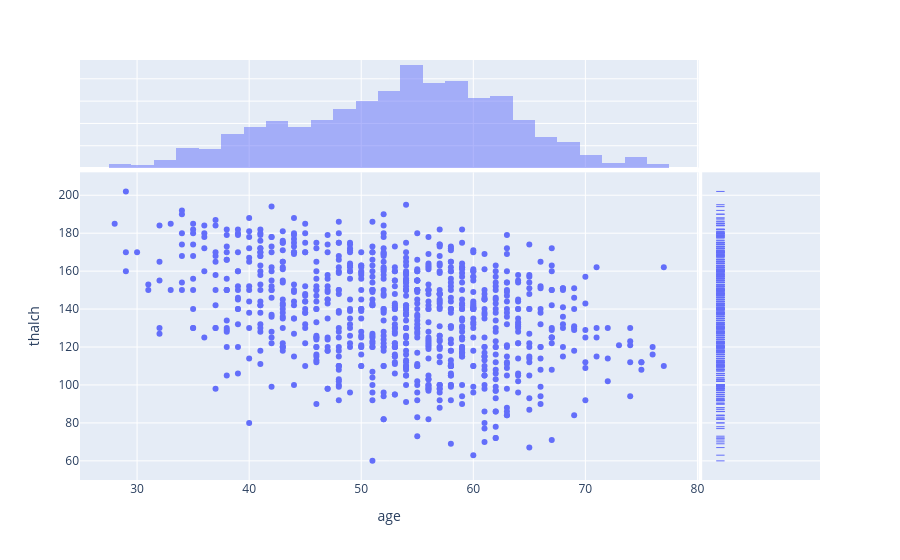

The notebook cell saved with this chart:
### Code cell
fig = px.scatter(df, x='age', y='thalch', marginal_x='histogram', marginal_y='rug').show()

### Figure 1 — Plotly figure (JSON) as saved in the notebook; plotly's stock layout.template omitted (floating-point values rounded to 4 significant figures; data arrays with more than 128 entries replaced by an {"elided": "..."} marker saying what was removed)
{"data": [{"hovertemplate": "age=%{x}<br>thalch=%{y}<extra></extra>", "legendgroup": "", "marker": {"color": "#636efa", "symbol": "circle"}, "mode": "markers", "name": "", "orientation": "v", "showlegend": false, "type": "scatter", "x": {"elided": "920 int values"}, "xaxis": "x", "y": {"elided": "920 float values"}, "yaxis": "y"}, {"bingroup": "x", "hovertemplate": "age=%{x}<br>count=%{y}<extra></extra>", "legendgroup": "", "marker": {"color": "#636efa"}, "name": "", "opacity": 0.5, "showlegend": false, "type": "histogram", "x": {"elided": "920 int values"}, "xaxis": "x3", "yaxis": "y3"}, {"boxpoints": "all", "fillcolor": "rgba(255,255,255,0)", "hoveron": "points", "hovertemplate": "thalch=%{y}<extra></extra>", "jitter": 0, "legendgroup": "", "line": {"color": "rgba(255,255,255,0)"}, "marker": {"color": "#636efa", "symbol": "line-ew-open"}, "name": "", "showlegend": false, "type": "box", "xaxis": "x2", "y": {"elided": "920 float values"}, "yaxis": "y2"}], "layout": {"barmode": "overlay", "legend": {"tracegroupgap": 0}, "margin": {"t": 60}, "xaxis": {"anchor": "y", "domain": [0, 0.8358], "title": {"text": "age"}}, "xaxis2": {"anchor": "y2", "domain": [0.8408, 1], "matches": "x2", "showgrid": false, "showline": false, "showticklabels": false, "ticks": ""}, "xaxis3": {"anchor": "y3", "domain": [0, 0.8358], "matches": "x", "showgrid": true, "showticklabels": false}, "xaxis4": {"anchor": "y4", "domain": [0.8408, 1], "matches": "x2", "showgrid": false, "showline": false, "showticklabels": false, "ticks": ""}, "yaxis": {"anchor": "x", "domain": [0, 0.7326], "title": {"text": "thalch"}}, "yaxis2": {"anchor": "x2", "domain": [0, 0.7326], "matches": "y", "showgrid": true, "showticklabels": false}, "yaxis3": {"anchor": "x3", "domain": [0.7426, 1], "matches": "y3", "showgrid": true, "showline": false, "showticklabels": false, "ticks": ""}, "yaxis4": {"anchor": "x4", "domain": [0.7426, 1], "matches": "y3", "showgrid": true, "showline": false, "showticklabels": false, "ticks": ""}}}
